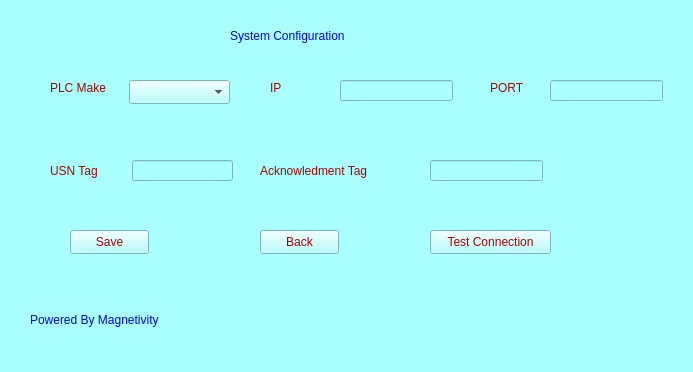
<?xml version="1.0" encoding="UTF-8"?>
<ui version="4.0">
 <class>MainWindow</class>
 <widget class="QMainWindow" name="MainWindow">
  <property name="geometry">
   <rect>
    <x>0</x>
    <y>0</y>
    <width>693</width>
    <height>372</height>
   </rect>
  </property>
  <property name="windowTitle">
   <string>Configuration Screen</string>
  </property>
  <property name="styleSheet">
   <string notr="true">
background-color: rgb(170, 255, 255);</string>
  </property>
  <widget class="QWidget" name="centralwidget">
   <widget class="QLabel" name="lblConfiguration">
    <property name="geometry">
     <rect>
      <x>230</x>
      <y>20</y>
      <width>221</width>
      <height>31</height>
     </rect>
    </property>
    <property name="styleSheet">
     <string notr="true">color: rgb(0, 0, 255);
font: 16pt &quot;Segoe UI&quot;;</string>
    </property>
    <property name="text">
     <string>System Configuration </string>
    </property>
   </widget>
   <widget class="QLabel" name="lblPLC">
    <property name="geometry">
     <rect>
      <x>50</x>
      <y>80</y>
      <width>71</width>
      <height>16</height>
     </rect>
    </property>
    <property name="styleSheet">
     <string notr="true">color: rgb(170, 0, 0);
font: 11pt &quot;Segoe UI&quot;;</string>
    </property>
    <property name="text">
     <string>PLC Make</string>
    </property>
   </widget>
   <widget class="QLabel" name="lblIP">
    <property name="geometry">
     <rect>
      <x>270</x>
      <y>80</y>
      <width>21</width>
      <height>16</height>
     </rect>
    </property>
    <property name="styleSheet">
     <string notr="true">color: rgb(170, 0, 0);
font: 11pt &quot;Segoe UI&quot;;</string>
    </property>
    <property name="text">
     <string>IP</string>
    </property>
   </widget>
   <widget class="QLabel" name="lblPort">
    <property name="geometry">
     <rect>
      <x>490</x>
      <y>80</y>
      <width>49</width>
      <height>16</height>
     </rect>
    </property>
    <property name="styleSheet">
     <string notr="true">color: rgb(170, 0, 0);
font: 11pt &quot;Segoe UI&quot;;</string>
    </property>
    <property name="text">
     <string>PORT</string>
    </property>
   </widget>
   <widget class="QLabel" name="lblTagUSN">
    <property name="geometry">
     <rect>
      <x>50</x>
      <y>160</y>
      <width>61</width>
      <height>21</height>
     </rect>
    </property>
    <property name="styleSheet">
     <string notr="true">color: rgb(170, 0, 0);
font: 11pt &quot;Segoe UI&quot;;</string>
    </property>
    <property name="text">
     <string>USN Tag</string>
    </property>
   </widget>
   <widget class="QLabel" name="lblPowereBy">
    <property name="geometry">
     <rect>
      <x>30</x>
      <y>310</y>
      <width>161</width>
      <height>20</height>
     </rect>
    </property>
    <property name="styleSheet">
     <string notr="true">color: rgb(0, 0, 255);
font: 11pt &quot;Segoe UI&quot;;</string>
    </property>
    <property name="text">
     <string>Powered By Magnetivity</string>
    </property>
   </widget>
   <widget class="QLineEdit" name="txtIP">
    <property name="geometry">
     <rect>
      <x>340</x>
      <y>80</y>
      <width>113</width>
      <height>21</height>
     </rect>
    </property>
   </widget>
   <widget class="QLineEdit" name="txtPort">
    <property name="geometry">
     <rect>
      <x>550</x>
      <y>80</y>
      <width>113</width>
      <height>21</height>
     </rect>
    </property>
   </widget>
   <widget class="QLineEdit" name="txtUSNTag">
    <property name="geometry">
     <rect>
      <x>132</x>
      <y>160</y>
      <width>101</width>
      <height>21</height>
     </rect>
    </property>
   </widget>
   <widget class="QPushButton" name="btnSave">
    <property name="geometry">
     <rect>
      <x>70</x>
      <y>230</y>
      <width>79</width>
      <height>24</height>
     </rect>
    </property>
    <property name="styleSheet">
     <string notr="true">color: rgb(170, 0, 0);
font: 11pt &quot;Segoe UI&quot;;</string>
    </property>
    <property name="text">
     <string>Save</string>
    </property>
   </widget>
   <widget class="QPushButton" name="btnTestConnection">
    <property name="geometry">
     <rect>
      <x>430</x>
      <y>230</y>
      <width>121</width>
      <height>24</height>
     </rect>
    </property>
    <property name="styleSheet">
     <string notr="true">color: rgb(170, 0, 0);
font: 11pt &quot;Segoe UI&quot;;</string>
    </property>
    <property name="text">
     <string>Test Connection</string>
    </property>
   </widget>
   <widget class="QLabel" name="lblAckTag">
    <property name="geometry">
     <rect>
      <x>260</x>
      <y>160</y>
      <width>141</width>
      <height>21</height>
     </rect>
    </property>
    <property name="styleSheet">
     <string notr="true">color: rgb(170, 0, 0);
font: 11pt &quot;Segoe UI&quot;;</string>
    </property>
    <property name="text">
     <string>Acknowledment Tag</string>
    </property>
   </widget>
   <widget class="QLineEdit" name="txtAckTag">
    <property name="geometry">
     <rect>
      <x>430</x>
      <y>160</y>
      <width>113</width>
      <height>21</height>
     </rect>
    </property>
   </widget>
   <widget class="QComboBox" name="comboPLC">
    <property name="geometry">
     <rect>
      <x>129</x>
      <y>80</y>
      <width>101</width>
      <height>24</height>
     </rect>
    </property>
   </widget>
   <widget class="QPushButton" name="btnBack">
    <property name="geometry">
     <rect>
      <x>260</x>
      <y>230</y>
      <width>79</width>
      <height>24</height>
     </rect>
    </property>
    <property name="styleSheet">
     <string notr="true">color: rgb(170, 0, 0);
font: 11pt &quot;Segoe UI&quot;;</string>
    </property>
    <property name="text">
     <string>Back</string>
    </property>
   </widget>
  </widget>
  <widget class="QStatusBar" name="statusbar"/>
 </widget>
 <resources/>
 <connections/>
</ui>
